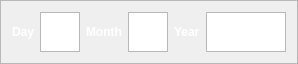
                   <widget class="QFrame" name="frame_34">
                    <property name="maximumSize">
                     <size>
                      <width>16777215</width>
                      <height>60</height>
                     </size>
                    </property>
                    <property name="frameShape">
                     <enum>QFrame::StyledPanel</enum>
                    </property>
                    <property name="frameShadow">
                     <enum>QFrame::Raised</enum>
                    </property>
                    <layout class="QHBoxLayout" name="horizontalLayout_23">
                     <item>
                      <widget class="QLabel" name="label_79">
                       <property name="maximumSize">
                        <size>
                         <width>40</width>
                         <height>40</height>
                        </size>
                       </property>
                       <property name="font">
                        <font>
                         <weight>75</weight>
                         <bold>true</bold>
                        </font>
                       </property>
                       <property name="styleSheet">
                        <string notr="true">color: rgb(255, 255, 255);</string>
                       </property>
                       <property name="text">
                        <string>Day</string>
                       </property>
                      </widget>
                     </item>
                     <item>
                      <widget class="QTextEdit" name="textEdit_32">
                       <property name="maximumSize">
                        <size>
                         <width>40</width>
                         <height>40</height>
                        </size>
                       </property>
                       <property name="font">
                        <font>
                         <pointsize>10</pointsize>
                         <weight>75</weight>
                         <bold>true</bold>
                        </font>
                       </property>
                       <property name="styleSheet">
                        <string notr="true">color:rgb(0, 0, 0);</string>
                       </property>
                      </widget>
                     </item>
                     <item>
                      <widget class="QLabel" name="label_80">
                       <property name="maximumSize">
                        <size>
                         <width>40</width>
                         <height>40</height>
                        </size>
                       </property>
                       <property name="font">
                        <font>
                         <weight>75</weight>
                         <bold>true</bold>
                        </font>
                       </property>
                       <property name="styleSheet">
                        <string notr="true">color: rgb(255, 255, 255);</string>
                       </property>
                       <property name="text">
                        <string>Month</string>
                       </property>
                      </widget>
                     </item>
                     <item>
                      <widget class="QTextEdit" name="textEdit_33">
                       <property name="maximumSize">
                        <size>
                         <width>40</width>
                         <height>40</height>
                        </size>
                       </property>
                       <property name="font">
                        <font>
                         <pointsize>10</pointsize>
                         <weight>75</weight>
                         <bold>true</bold>
                        </font>
                       </property>
                       <property name="styleSheet">
                        <string notr="true">color:rgb(0, 0, 0);</string>
                       </property>
                      </widget>
                     </item>
                     <item>
                      <widget class="QLabel" name="label_81">
                       <property name="maximumSize">
                        <size>
                         <width>40</width>
                         <height>40</height>
                        </size>
                       </property>
                       <property name="font">
                        <font>
                         <weight>75</weight>
                         <bold>true</bold>
                        </font>
                       </property>
                       <property name="styleSheet">
                        <string notr="true">color: rgb(255, 255, 255);</string>
                       </property>
                       <property name="text">
                        <string>Year</string>
                       </property>
                      </widget>
                     </item>
                     <item>
                      <widget class="QTextEdit" name="textEdit_34">
                       <property name="maximumSize">
                        <size>
                         <width>80</width>
                         <height>40</height>
                        </size>
                       </property>
                       <property name="font">
                        <font>
                         <pointsize>10</pointsize>
                         <weight>75</weight>
                         <bold>true</bold>
                        </font>
                       </property>
                       <property name="styleSheet">
                        <string notr="true">color:rgb(0, 0, 0);</string>
                       </property>
                      </widget>
                     </item>
                    </layout>
                   </widget>
